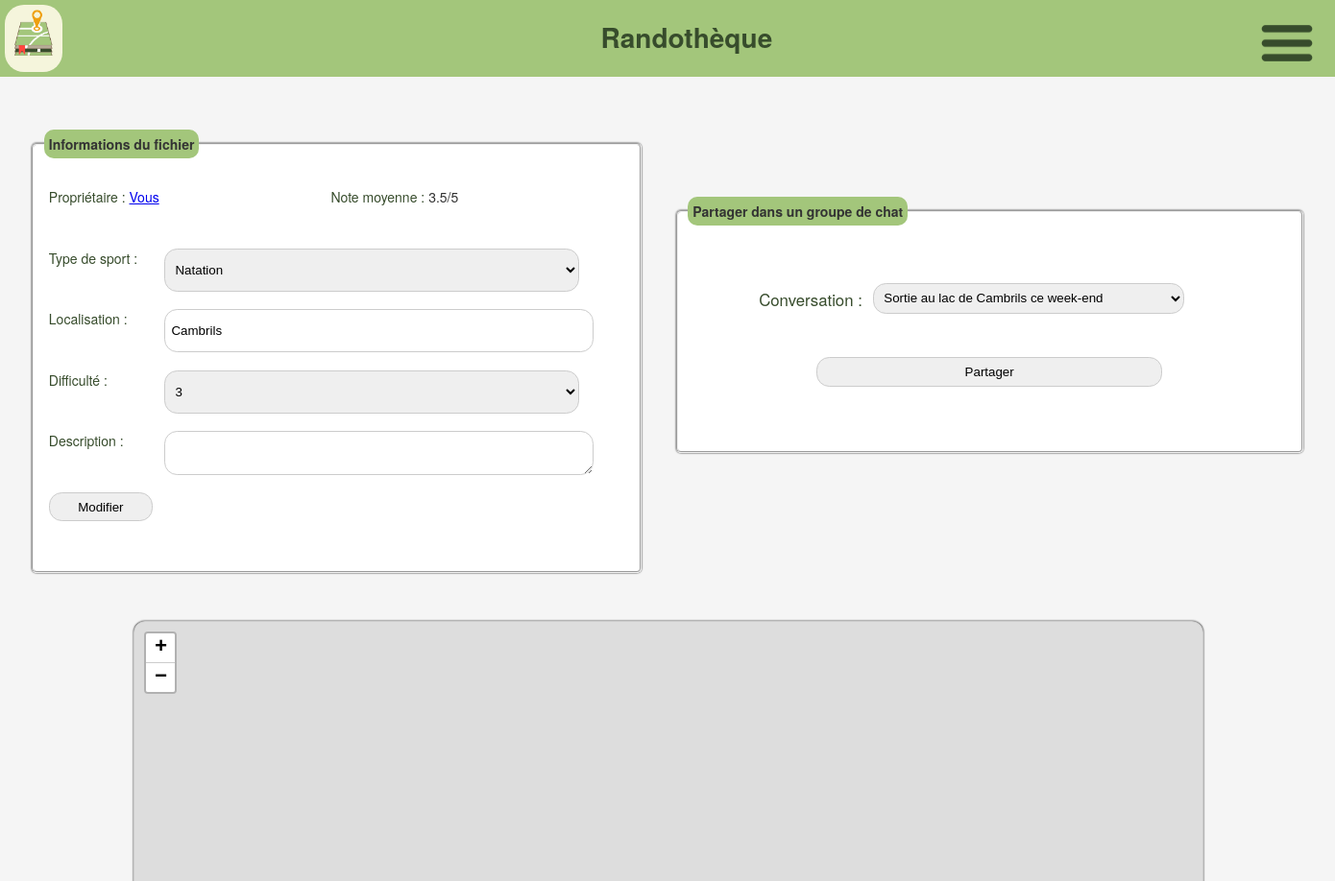
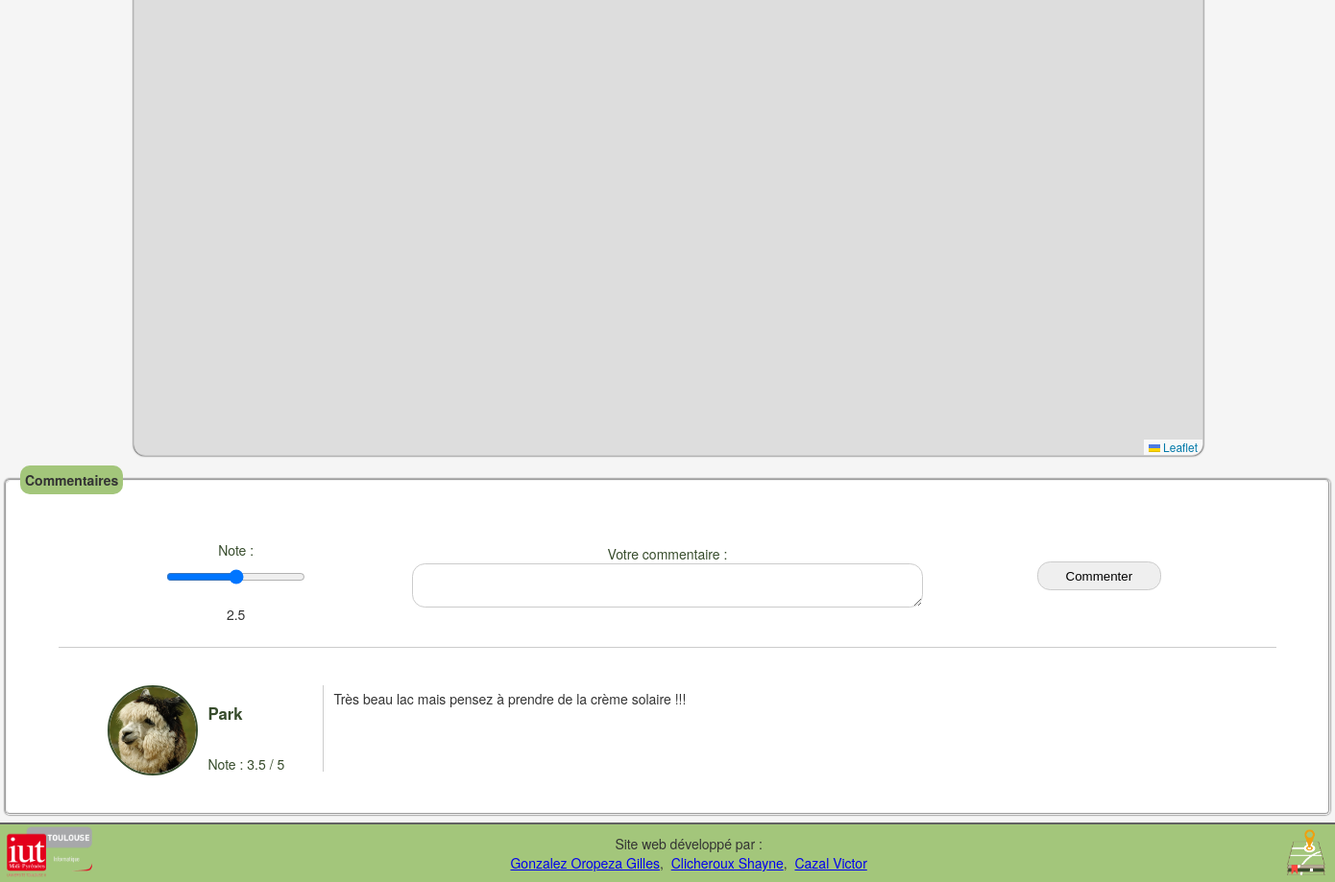
The page /visualisation.php?id_gpx=45 (signed in) on the database its author committed (2 pictures, top to bottom).
### tables this page shows
CREATE TABLE IF NOT EXISTS `fichier_gpx` (
  `Id_Fichier_GPX` int(11) NOT NULL AUTO_INCREMENT,
  `Nom` varchar(50) DEFAULT NULL,
  `Description` mediumtext,
  `Type_de_sport` varchar(50) DEFAULT NULL,
  `Difficulte` tinyint(4) DEFAULT NULL,
  `Localisation` varchar(50) DEFAULT NULL,
  `Id_Utilisateur` int(11) NOT NULL,
  `Distance` float DEFAULT NULL,
  PRIMARY KEY (`Id_Fichier_GPX`),
  KEY `Id_Utilisateur` (`Id_Utilisateur`)
);

CREATE TABLE IF NOT EXISTS `utilisateur` (
  `Id_Utilisateur` int(11) NOT NULL AUTO_INCREMENT,
  `Mail` varchar(50) NOT NULL,
  `Nom_d_utilisateur` varchar(50) NOT NULL,
  `Mot_de_passe` varchar(50) NOT NULL,
  `Poids` int(11) DEFAULT NULL,
  `Taille` int(11) DEFAULT NULL,
  `Sexe` char(1) DEFAULT NULL,
  `DateN` varchar(50) DEFAULT NULL,
  PRIMARY KEY (`Id_Utilisateur`),
  UNIQUE KEY `Nom_d_utilisateur` (`Nom_d_utilisateur`),
  UNIQUE KEY `Mail` (`Mail`)
);

CREATE TABLE IF NOT EXISTS `interagir` (
  `Id_Utilisateur` int(11) NOT NULL,
  `Id_Fichier_GPX` int(11) NOT NULL,
  `Note` float DEFAULT NULL,
  `Commentaire` mediumtext,
  PRIMARY KEY (`Id_Utilisateur`,`Id_Fichier_GPX`),
  KEY `Id_Fichier_GPX` (`Id_Fichier_GPX`)
);

### public_html/visualisation.php (the view, shortened to what this page needs)
<?php
require 'php/functions.php';
?>
<!DOCTYPE html>
<html lang="fr">
<?php
	include 'php/balise_head.php';
?>
	<link rel="stylesheet" href="https://unpkg.com/leaflet@1.6.0/dist/leaflet.css"/>
	<link href='https://api.mapbox.com/mapbox.js/plugins/leaflet-fullscreen/v1.0.1/leaflet.fullscreen.css' rel='stylesheet' />
	<link rel="stylesheet" href="https://unpkg.com/leaflet@1.4.0/dist/leaflet.css"/>
    <link rel="stylesheet" href="//unpkg.com/leaflet-gesture-handling/dist/leaflet-gesture-handling.min.css" type="text/css">
	<body onload="initialize()">
<?php
	include 'php/head.php';
	$id_gpx = $_GET['id_gpx'];
	$sql = "SELECT * FROM fichier_gpx, utilisateur WHERE Id_Fichier_GPX = :id_gpx AND fichier_gpx.Id_Utilisateur = utilisateur.Id_Utilisateur";
	$req = $linkpdo->prepare($sql);
	$req->execute(array('id_gpx'=>$id_gpx));
	if($row = $req->fetch()) {
	$type_de_sport = $row['Type_de_sport'];
	$localisation = $row['Localisation'];
	$difficulte = $row['Difficulte'];
	$description = $row['Description'];
	$owner = $row['Id_Utilisateur'];
	$owner_name = $row['Nom_d_utilisateur'];
	$sql = "SELECT AVG(Note) AS Note_moyenne FROM interagir WHERE Id_Fichier_GPX = :id_gpx";
	$result = $linkpdo->prepare($sql);
	$result->execute(array(':id_gpx' => $id_gpx));
	if($row = $result->fetch(PDO::FETCH_ASSOC)) {
		$note_moyenne = $row['Note_moyenne'];
	}
	if($note_moyenne == null) {
		$note_moyenne = "Aucune note";
	} else {
		$note_moyenne = $note_moyenne . "/5";
	}
	if($_SESSION['id_util'] == $owner) {
		$owner_name = "Vous";
	} else {
		$disableEdit = "disabled=\"disabled\"";
	}
?>
	<div class="formulaire">
		<fieldset id="edit">
		<legend class="title">Informations du fichier</legend>
		<form id="formedit" class="element" action="visualisation.php?id_gpx=<?php echo $id_gpx; ?>" method="post">
			<div class="propriétaire">
				<label for="localisation">Propriétaire :</label>
					<a href="profil.php?id_util=<?php echo $owner; ?>"><?php echo $owner_name; ?></a>
					</div>
				<div class="note_moyenne">
					<label for="note_moyenne">Note moyenne :&nbsp;</label>
					<?php echo $note_moyenne; ?>
				</div>
				<label for="type_de_sport">Type de sport :</label>
				<select type="text" name="type_de_sport" id="type_de_sport">
					<option value="<?php echo $type_de_sport; ?>"><?php echo $type_de_sport; ?></option>
				</select>
				<label for="localisation">Localisation :</label>
				<input type="text" name="localisation" id="localisation" value="<?php echo $localisation; ?>" />
				<label for="difficulte">Difficulté :</label>
				<select name="difficulte" id="difficulte">
					<option value="<?php echo $difficulte; ?>"><?php echo $difficulte; ?></option>
				</select>
				<label for="description">Description :</label>
				<textarea name="description" id="description"
				<?php
					if($description == "Non renseigné" || $description == "") {
						echo "placeholder=\"Description\">";
					} else {
						?>><?php
						echo $description;
					}
				?>
				</textarea>
				<?php
					if($owner_name == "Vous") {
				?>
				<div class="col">
					<input type="submit" name="edit" value="Modifier">
				</div>
				<?php
					}
				?>
		</form>
	</fieldset>
	<fieldset id="share"><legend class=title>Partager dans un groupe de chat</legend>
		<form id="formshare" class="element" action="visualisation.php?id_gpx=<?php echo $_GET['id_gpx']; ?>" method="post">
		<?php
			$sql = "SELECT * FROM participer, conversation WHERE participer.Id_Utilisateur = :util AND participer.Id_Conversation = conversation.Id_Conversation";
			$req = $linkpdo->prepare($sql);
			$req->execute(array('util' => $_SESSION['id_util']));
			echo "<div class=\"col\">";
			echo "<label for=\"conversation\">Conversation :</label>";
			if($result = $req->fetchAll()) {
				echo "<select name=\"conversation\" id=\"conversation\">";
				foreach($result as $row) {
					$id_conversation = $row['Id_Conversation'];
					$nom_conversation = $row['Libelle'];
					echo "<option value=\"$id_conversation"."||"."$nom_conversation"."\">$nom_conversation<br>";
				}
				echo "</select>";
				echo "</div>";
				echo "<input type=\"submit\" name=\"share\" value=\"Partager\">";
			} else {
				echo "<p class=\"error conversation\">Vous n'etes présents dans aucun groupe de chat.</p>";
				echo "</div>";
			}
		?>
		</form>
	</fieldset>
</div>
	<div id="map"></div>
		<?php
			$req=$linkpdo->prepare("SELECT * FROM interagir WHERE Id_Utilisateur = :id_util AND Id_Fichier_GPX = :id_gpx");
			$req->execute(array('id_util' => $_SESSION['id_util'],'id_gpx' => $id_gpx));
			if ($donnees = $req->fetch()) {
				if($donnees['Commentaire'] != "") {
					$comment = $donnees['Commentaire'];
					$alreadyCommented = true;
				} else {
					$comment = "";
					$alreadyCommented = false;
				}
				$note = $donnees['Note'];
			} else {
				$alreadyCommented = false;
				$note = 2.5;
				$comment = "";
			}
		?>
	<fieldset id="interact_comments">
		<legend class="title">Commentaires</legend>
		<form id="interact" action="visualisation.php?id_gpx=<?php echo $id_gpx; ?>" method="post">
			<div class="element 1">
				<label for="note">Note :</label>
				<input type="range" name="note" id="note" min="0" max="5" value="<?php echo $note; ?>" step="0.5" oninput="this.nextElementSibling.value = this.value"/><output><?php echo $note; ?></output>
			</div>
			<div class="element tarea">
				<label for="commentaire">Votre commentaire :</label>
				<textarea name="commentaire" id="commentaire"
				<?php
					if($alreadyCommented) {
						?>><?php
						echo $comment;
					} else {
						echo "placeholder=\"Commentaire\">";
					}
				?>
			</textarea>
			</div>
			<div class="element 3">
				<input type="submit" name="comment" value="<?php echo ($alreadyCommented) ? "Modifier" : "Commenter"; ?>">
			</div>
		</form>
		<div id="separator"></div>
		<div id="comments">
		<?php
			$req=$linkpdo->prepare("SELECT * FROM fichier_gpx, interagir, utilisateur WHERE fichier_gpx.Id_Fichier_GPX = :id_gpx AND fichier_gpx.Id_Fichier_GPX = interagir.Id_Fichier_GPX AND interagir.Id_Utilisateur = utilisateur.Id_Utilisateur");
			$req->execute(array('id_gpx' => $id_gpx));
			$interaction = $req->fetchAll();
			foreach($interaction as $inter) {
				?>
				<div class="comment">
					<div class="comment_header">
						<div class="comment_header_left">
							<?php
								if(file_exists("images/avatars/".$inter['Id_Utilisateur'].".jpg")) {
									echo "<img src=\"images/avatars/".$inter['Id_Utilisateur'].".jpg\" alt=\"Avatar de ".$inter['Nom_d_utilisateur']."\" height=\"60\">";
								} else {
									echo "<img src=\"images/avatars/default.jpg\" alt=\"Avatar de ".$inter['Nom_d_utilisateur']."\" height=\"100\">";
								}
							 ?>
						</div>
						<div class="comment_header_right">
							<p class="comment_author"><?php echo $inter['Nom_d_utilisateur']; ?></p>
							<p class="comment_note">Note : <?php echo $inter['Note']; ?> / 5</p>
						</div>
					</div>
					<div class="comment_content">
						<p class="comment_text"><?php echo $inter['Commentaire']; ?></p>
					</div>
				</div>
				<?php
			}
		?>
		</div>
	</fieldset>
<?php
	} else {
		echo "<div class=\"message\"><p class=\"error\">Fichier GPX Inexistant</p></div>";
	}
	include 'php/footer.php';
?>
</body>
</html>

### public_html/css/visualisation.css (style rules this page uses)
.formulaire { display : flex; justify-content : space-evenly; flex-direction: row; margin-top : 50px; margin-bottom : 50px; }
.title { display: flex; justify-content: space-between; margin-bottom: 10px; background-color: var(--vert-clair); border-radius: 10px; padding: 5px; font-weight: bold; }
fieldset { background-color: #fff; border-radius: 5px; box-shadow: 0 0 2px #000; }
.note_moyenne { justify-content: center; display: flex; flex-direction: row; }
label { text-decoration: bold; color : var(--vert-fonce); }
#formedit { display: grid; grid-template-columns: 0.2fr 0.8fr; grid-template-rows: 1fr 1fr 1fr 1fr 1fr 1fr; gap: 5px 0px; padding: 5px; }
.element { display: flex; justify-content: center; margin: 10px auto; width: 600px; padding: 1em; }
.element input { width: 90%; padding: .5em; border: 1px solid #CCC; border-radius: 1em; margin-bottom: 1em; }
.element select { width: 90%; padding: .5em; border: 1px solid #CCC; border-radius: 1em; margin-bottom: 1em; }
#map { margin: 5px 5%; width: 80%; margin: 0 10%; height: 62em; z-index: 0; border: 1px solid #CCC; border-radius: 1em; box-shadow: 0 0 2px #000; }
#interact_comments { display: flex; justify-content: center; flex-direction: column; margin: 10px auto; width: 80%; padding: 1em; }
#interact { display: grid; grid-template-columns: 0.5fr 2fr 0.5fr; grid-template-rows: 1fr; gap: 0px 0px; grid-template-areas: ". . ."; margin: 0 10%; }
#separator { border-bottom: 1px solid #CCC; margin: 0 3% 15px 3%; }
.element textarea { width: 90%; padding: .5em; border: 1px solid #CCC; border-radius: 1em; margin-bottom: 1em; }
.element.tarea { display: flex; justify-content: center; margin: 10px auto; width: 600px; padding: 1em; }
#interact .element { display: flex; flex-direction: column; justify-content: center; align-items: center; margin: 10px auto; width: 80%; padding: 1em; }
#comments { display: flex; justify-content: center; flex-direction: column; margin: 10px; margin: 0 5%; padding: 1em; }
.comment { display: flex; flex-direction: row; height: 90px; margin-bottom: 25px; }
.comment_header { display: flex; flex-direction: row; margin: 10px; width: 250px; height: 90px; border-right: 1px solid #CCC; }
.comment_header_left img { height: 90px; border-radius: 50%; border: var(--vert-fonce) solid 2px; }
.comment_header_right { display: flex; flex-direction: column; justify-content: flex-start; margin-left: 10px; padding-bottom: 10px; }
.comment_author { font-weight: bold; font-size: 1.2em; color : var(--vert-fonce); }
.comment_note { font-size: 1em; color : var(--vert-fonce); }
.comment_text { font-size: 1em; width: fit-content; }
.comment_content { width: 1049px; overflow-y: scroll; }
select#conversation { width: 60%; margin: 0 2%; }
#formshare label { text-decoration: bold; font-size: 1.2em; color : var(--vert-fonce); margin-top: 5px; }
#share { height: 250px; margin-top: 5%; }
#formshare { display: flex; flex-direction: column; justify-content: space-evenly; align-items: center; height: 100%; margin-top: 0%; padding-top: 0%; }
#formshare .col { display: flex; flex-direction: row; width: 90%; margin: 0 0 0 10%; }
#formshare input { width: 60%; padding: .5em; border: 1px solid #CCC; border-radius: 1em; margin-bottom: 1em; }

### public_html/css/common.css (style rules this page uses)
:root { --gris-tres-clair: #f0f0f0; --vert-tres-clair: #e4eed8; --vert-clair: #a3c67b; --vert-fonce: #374c2c; --rouge-fonce: #b80000; --rouge-clair: #d08888; --beige: #B6AC96; --beige-clair: #E0D7C7; --border-color: rgb(98, 98, 98); }
body { background-color: #f5f5f5; color: #333; font-family: "Helvetica Neue", Helvetica, Arial, sans-serif; font-size: 14px; line-height: 1.42857143; margin: 0; -webkit-font-smoothing: antialiased; -webkit-text-size-adjust: none; padding: 85px 0 60px 0; min-height: 100%; }

### rows shown on the page
fichier_gpx: Id_Utilisateur.Id_Utilisateur "Vous", type_de_sport "Natation", localisation "Cambrils", difficulte "3"
interagir: Id_Utilisateur.Nom_d_utilisateur "Park", Note "3.5", Commentaire "Très beau lac mais pensez à prendre de la crème solaire !!!"

### other values the page prints
$note_moyenne "3.5/5"
$note "2.5"
form field conversation "Sortie au lac de Cambrils ce week-end"
